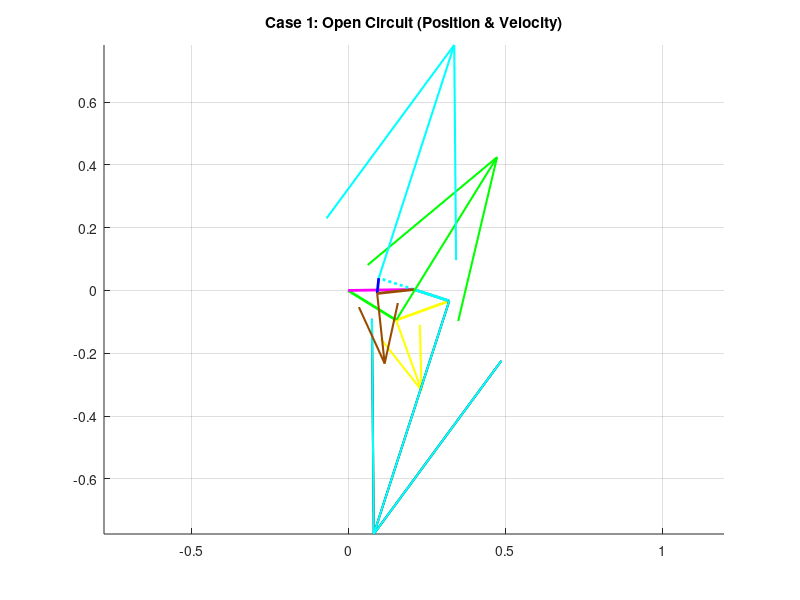
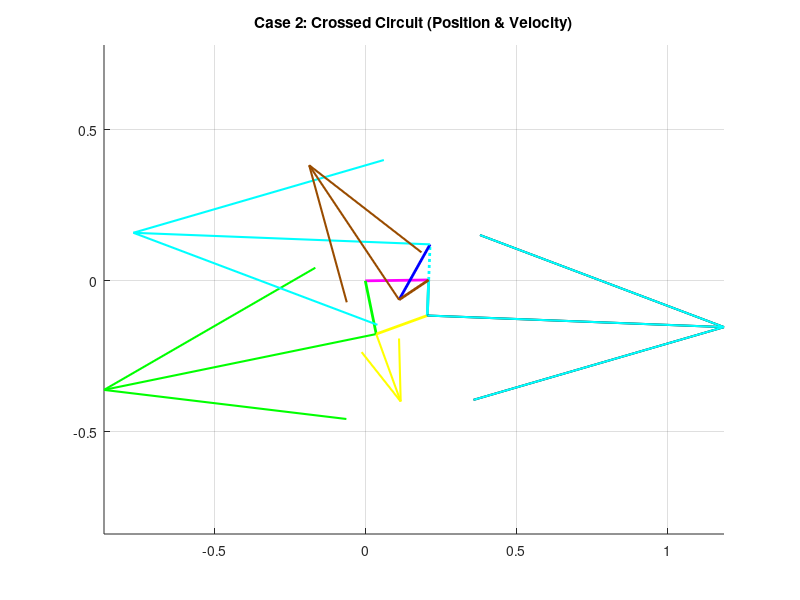

Here is the MATLAB script that generated these plots, in order:
clear all
close all
clc

% ==========================================
% SECTION 1: PARAMETERS & INPUT
% ==========================================
L1 = 0.210; % Ground (Pink)
L2_Loop1 = 0.180; % Green
L3_Loop1 = 0.180; % Yellow
L4_Shared = 0.118; % Grey

L2_Loop2 = 0.118; % Cyan
L3_Loop2 = 0.210; % Red

L2_Loop3 = 0.118; % Cyan (Extended)
L3_Loop3 = 0.210; % Blue
L4_Loop3 = 0.118; % Brown

d = L1;
offset_deg = 0.81;
offset = deg2rad(offset_deg);

q3d_global = 19.94; 
q3 = deg2rad(q3d_global) - offset;

w_Yellow = -2.2; % Input Angular Velocity

% ==========================================
% SECTION 2: POSITION ANALYSIS (CALCULATE ANGLES)
% ==========================================

% --- LOOP 1: Green-Yellow-Grey ---
a = L2_Loop1; b = L3_Loop1; c = L4_Shared;
K1=d/b; K2=d/c; K3=(b^2-a^2+c^2+d^2)/(2*b*c); K4=d/a; K5=(c^2-d^2-b^2-a^2)/(2*b*a);
A=cos(q3)-K1-K2*cos(q3)+K3; B=-2*sin(q3); C=K1-(K2+1)*cos(q3)+K3;
D=cos(q3)-K1+K4*cos(q3)+K5; E=-2*sin(q3); F=K1+(K4-1)*cos(q3)+K5;

q4_L1_open = 2*atan((-B - sqrt(B^2 - 4*A*C))/(2*A));
q2_L1_open = 2*atan((-E - sqrt(E^2 - 4*D*F))/(2*D));
q4_L1_cross = 2*atan((-B + sqrt(B^2 - 4*A*C))/(2*A));
q2_L1_cross = 2*atan((-E + sqrt(E^2 - 4*D*F))/(2*D));

% --- LOOP 2: Cyan-Red-Grey ---
a = L2_Loop2; b = L3_Loop2; c = L4_Shared;
K1_L2=d/c; K2_L2=d/a; K3_L2=(c^2-b^2+a^2+d^2)/(2*c*a); K4_L2=d/b; K5_L2=(a^2-d^2-c^2-b^2)/(2*c*b);

% Case 1 (Open Input)
q_in_1 = q4_L1_open;
A2_1=cos(q_in_1)-K1_L2-K2_L2*cos(q_in_1)+K3_L2; B2_1=-2*sin(q_in_1); C2_1=K1_L2-(K2_L2+1)*cos(q_in_1)+K3_L2;
D2_1=cos(q_in_1)-K1_L2+K4_L2*cos(q_in_1)+K5_L2; E2_1=-2*sin(q_in_1); F2_1=K1_L2+(K4_L2-1)*cos(q_in_1)+K5_L2;
q2_Cyan_1 = 2*atan((-B2_1 + sqrt(B2_1^2 - 4*A2_1*C2_1))/(2*A2_1)); 
q3_Red_1 = 2*atan((-E2_1 + sqrt(E2_1^2 - 4*D2_1*F2_1))/(2*D2_1));

% Case 2 (Crossed Input)
q_in_2 = q4_L1_cross;
A2_2=cos(q_in_2)-K1_L2-K2_L2*cos(q_in_2)+K3_L2; B2_2=-2*sin(q_in_2); C2_2=K1_L2-(K2_L2+1)*cos(q_in_2)+K3_L2;
D2_2=cos(q_in_2)-K1_L2+K4_L2*cos(q_in_2)+K5_L2; E2_2=-2*sin(q_in_2); F2_2=K1_L2+(K4_L2-1)*cos(q_in_2)+K5_L2;
q2_Cyan_2 = 2*atan((-B2_2 + sqrt(B2_2^2 - 4*A2_2*C2_2))/(2*A2_2)); 
q3_Red_2 = 2*atan((-E2_2 + sqrt(E2_2^2 - 4*D2_2*F2_2))/(2*D2_2));

% --- LOOP 3: Cyan-Blue-Brown ---
a = L2_Loop3; b = L3_Loop3; c = L4_Loop3;
K1_L3=d/a; K2_L3=d/c; K3_L3=(a^2-b^2+c^2+d^2)/(2*a*c); K4_L3=d/b; K5_L3=(c^2-d^2-a^2-b^2)/(2*a*b);

% Case 1 (Open Input)
q_in_3_1 = q2_Cyan_1 + pi;
A3_1=cos(q_in_3_1)-K1_L3-K2_L3*cos(q_in_3_1)+K3_L3; B3_1=-2*sin(q_in_3_1); C3_1=K1_L3-(K2_L3+1)*cos(q_in_3_1)+K3_L3;
D3_1=cos(q_in_3_1)-K1_L3+K4_L3*cos(q_in_3_1)+K5_L3; E3_1=-2*sin(q_in_3_1); F3_1=K1_L3+(K4_L3-1)*cos(q_in_3_1)+K5_L3;
q4_Brown_1 = 2*atan((-B3_1 + sqrt(B3_1^2 - 4*A3_1*C3_1))/(2*A3_1));
q3_Blue_1 = 2*atan((-E3_1 + sqrt(E3_1^2 - 4*D3_1*F3_1))/(2*D3_1));

% Case 2 (Crossed Input)
q_in_3_2 = q2_Cyan_2 + pi;
A3_2=cos(q_in_3_2)-K1_L3-K2_L3*cos(q_in_3_2)+K3_L3; B3_2=-2*sin(q_in_3_2); C3_2=K1_L3-(K2_L3+1)*cos(q_in_3_2)+K3_L3;
D3_2=cos(q_in_3_2)-K1_L3+K4_L3*cos(q_in_3_2)+K5_L3; E3_2=-2*sin(q_in_3_2); F3_2=K1_L3+(K4_L3-1)*cos(q_in_3_2)+K5_L3;
q4_Brown_2 = 2*atan((-B3_2 + sqrt(B3_2^2 - 4*A3_2*C3_2))/(2*A3_2));
q3_Blue_2 = 2*atan((-E3_2 + sqrt(E3_2^2 - 4*D3_2*F3_2))/(2*D3_2));

% --- DISPLAY POSITION RESULTS ---
disp('=== POSITION RESULTS (Degrees) ===');
disp('CASE 1 (OPEN):');
disp(['  Green:  ', num2str(rad2deg(q2_L1_open)+offset_deg)]);
disp(['  Yellow: ', num2str(q3d_global)]);
disp(['  Grey:   ', num2str(rad2deg(q4_L1_open)+offset_deg)]);
disp(['  Cyan:   ', num2str(rad2deg(q2_Cyan_1)+offset_deg)]);
disp(['  Red:    ', num2str(rad2deg(q3_Red_1)+offset_deg)]);
disp(['  Blue:   ', num2str(rad2deg(q3_Blue_1)+offset_deg)]);
disp(['  Brown:  ', num2str(rad2deg(q4_Brown_1)+offset_deg)]);
disp(' ');
disp('CASE 2 (CROSSED):');
disp(['  Green:  ', num2str(rad2deg(q2_L1_cross)+offset_deg)]);
disp(['  Yellow: ', num2str(q3d_global)]); % <--- ADDED YELLOW
disp(['  Grey:   ', num2str(rad2deg(q4_L1_cross)+offset_deg)]);
disp(['  Cyan:   ', num2str(rad2deg(q2_Cyan_2)+offset_deg)]);
disp(['  Red:    ', num2str(rad2deg(q3_Red_2)+offset_deg)]);
disp(['  Blue:   ', num2str(rad2deg(q3_Blue_2)+offset_deg)]);
disp(['  Brown:  ', num2str(rad2deg(q4_Brown_2)+offset_deg)]);
disp(' ');

% ==========================================
% SECTION 3: VELOCITY ANALYSIS (CALCULATE OMEGAS)
% ==========================================
% w_Yellow = -2.2

% --- Loop 1 ---
a=L2_Loop1; b=L3_Loop1; c=L4_Shared;
% Case 1
w_Grey_1 = (b * w_Yellow * sin(q3 - q2_L1_open)) / (c * sin(q4_L1_open - q2_L1_open));
w_Green_1 = (b * w_Yellow * sin(q4_L1_open - q3)) / (a * sin(q4_L1_open - q2_L1_open));
% Case 2
w_Grey_2 = (b * w_Yellow * sin(q3 - q2_L1_cross)) / (c * sin(q4_L1_cross - q2_L1_cross));
w_Green_2 = (b * w_Yellow * sin(q4_L1_cross - q3)) / (a * sin(q4_L1_cross - q2_L1_cross));

% --- Loop 2 ---
a=L2_Loop2; b=L3_Loop2; c=L4_Shared;
% Case 1
w_Cyan_1 = (c * w_Grey_1 * sin(q4_L1_open - q3_Red_1)) / (a * sin(q2_Cyan_1 - q3_Red_1));
w_Red_1 = (c * w_Grey_1 * sin(q4_L1_open - q2_Cyan_1)) / (b * sin(q3_Red_1 - q2_Cyan_1));
% Case 2
w_Cyan_2 = (c * w_Grey_2 * sin(q4_L1_cross - q3_Red_2)) / (a * sin(q2_Cyan_2 - q3_Red_2));
w_Red_2 = (c * w_Grey_2 * sin(q4_L1_cross - q2_Cyan_2)) / (b * sin(q3_Red_2 - q2_Cyan_2));

% --- Loop 3 ---
a=L2_Loop3; b=L3_Loop3; c=L4_Loop3;
% Case 1
w_Brown_1 = (a * w_Cyan_1 * sin(q_in_3_1 - q3_Blue_1)) / (c * sin(q4_Brown_1 - q3_Blue_1));
w_Blue_1 = (a * w_Cyan_1 * sin(q4_Brown_1 - q_in_3_1)) / (b * sin(q4_Brown_1 - q3_Blue_1));
% Case 2
w_Brown_2 = (a * w_Cyan_2 * sin(q_in_3_2 - q3_Blue_2)) / (c * sin(q4_Brown_2 - q3_Blue_2));
w_Blue_2 = (a * w_Cyan_2 * sin(q4_Brown_2 - q_in_3_2)) / (b * sin(q4_Brown_2 - q3_Blue_2));

% --- DISPLAY VELOCITIES ---
disp('=== VELOCITY RESULTS (rad/s) ===');
disp('CASE 1 (OPEN):');
disp(['  w_Green: ', num2str(w_Green_1)]);
disp(['  w_Yellow (Input): ', num2str(w_Yellow)]);
disp(['  w_Grey:  ', num2str(w_Grey_1)]);
disp(['  w_Cyan:  ', num2str(w_Cyan_1)]);
disp(['  w_Red:   ', num2str(w_Red_1)]);
disp(['  w_Blue:  ', num2str(w_Blue_1)]);
disp(['  w_Brown: ', num2str(w_Brown_1)]);
disp(' ');
disp('CASE 2 (CROSSED):');
disp(['  w_Green: ', num2str(w_Green_2)]);
disp(['  w_Yellow (Input): ', num2str(w_Yellow)]); % <--- ADDED YELLOW
disp(['  w_Grey:  ', num2str(w_Grey_2)]);
disp(['  w_Cyan:  ', num2str(w_Cyan_2)]);
disp(['  w_Red:   ', num2str(w_Red_2)]);
disp(['  w_Blue:  ', num2str(w_Blue_2)]);
disp(['  w_Brown: ', num2str(w_Brown_2)]);

% ==========================================
% SECTION 4: VECTORS & PLOTTING
% ==========================================
Scale = 0.6;
RO4O2 = L1*exp(1i*offset);
RO4O2x = real(RO4O2); RO4O2y = imag(RO4O2);

% --- CASE 1 (OPEN) ---
figure(1)
hold on; title('Case 1: Open Circuit (Position & Velocity)');

% 1. Create Vectors
R_Green = L2_Loop1*exp(1i*(q2_L1_open+offset));
R_Yellow = L3_Loop1*exp(1i*(q3+offset));
R_Grey = L4_Shared*exp(1i*(q4_L1_open+offset));
R_Cyan = L2_Loop2*exp(1i*(q2_Cyan_1+offset));
R_Red = L3_Loop2*exp(1i*(q3_Red_1+offset));
R_Cyan_Up = L2_Loop3*exp(1i*(q_in_3_1+offset));
R_Blue = L3_Loop3*exp(1i*(q3_Blue_1+offset));
R_Brown = L4_Loop3*exp(1i*(q4_Brown_1+offset));

% 2. Plot Position
plot([0 real(R_Green)], [0 imag(R_Green)], 'g-', 'LineWidth', 2);
plot([real(R_Green) real(R_Grey)+RO4O2x], [imag(R_Green) imag(R_Grey)+RO4O2y], 'y-', 'LineWidth', 2);
plot([RO4O2x real(R_Grey)+RO4O2x], [RO4O2y imag(R_Grey)+RO4O2y], 'Color', [0.5 0.5 0.5], 'LineWidth', 2);
plot([0 RO4O2x], [0 RO4O2y], 'm-', 'LineWidth', 2);
plot([RO4O2x real(R_Cyan)+RO4O2x], [RO4O2y imag(R_Cyan)+RO4O2y], 'c-', 'LineWidth', 2);
plot([real(R_Cyan)+RO4O2x real(R_Grey)+RO4O2x], [imag(R_Cyan)+RO4O2y imag(R_Grey)+RO4O2y], 'r-', 'LineWidth', 2);
plot([RO4O2x real(R_Cyan_Up)+RO4O2x], [RO4O2y imag(R_Cyan_Up)+RO4O2y], 'c:', 'LineWidth', 2);
plot([real(R_Cyan_Up)+RO4O2x real(R_Brown)+RO4O2x], [imag(R_Cyan_Up)+RO4O2y imag(R_Brown)+RO4O2y], 'b-', 'LineWidth', 2);
plot([RO4O2x real(R_Brown)+RO4O2x], [RO4O2y imag(R_Brown)+RO4O2y], 'Color', [0.6 0.3 0], 'LineWidth', 2);

% 3. Calculate Velocities
V_Green = 1i * R_Green * w_Green_1;
V_Yellow_Rel = 1i * R_Yellow * w_Yellow;
V_Grey = 1i * R_Grey * w_Grey_1;
V_Cyan = 1i * R_Cyan * w_Cyan_1;
V_Cyan_Up = 1i * R_Cyan_Up * w_Cyan_1;
V_Brown = 1i * R_Brown * w_Brown_1;

% 4. Plot Velocities
quiver(real(R_Green), imag(R_Green), real(V_Green)*Scale, imag(V_Green)*Scale, 0, 'Color', 'g', 'LineWidth', 1.5, 'MaxHeadSize', 0.5);
quiver(real(R_Green), imag(R_Green), real(V_Yellow_Rel)*Scale, imag(V_Yellow_Rel)*Scale, 0, 'Color', 'y', 'LineWidth', 1.5, 'MaxHeadSize', 0.5);
quiver(real(R_Grey)+RO4O2x, imag(R_Grey)+RO4O2y, real(V_Grey)*Scale, imag(V_Grey)*Scale, 0, 'k', 'LineWidth', 1.5, 'MaxHeadSize', 0.5);
quiver(real(R_Cyan)+RO4O2x, imag(R_Cyan)+RO4O2y, real(V_Cyan)*Scale, imag(V_Cyan)*Scale, 0, 'c', 'LineWidth', 1.5, 'MaxHeadSize', 0.5);
quiver(real(R_Cyan_Up)+RO4O2x, imag(R_Cyan_Up)+RO4O2y, real(V_Cyan_Up)*Scale, imag(V_Cyan_Up)*Scale, 0, 'c', 'LineWidth', 1.5, 'MaxHeadSize', 0.5);
quiver(real(R_Brown)+RO4O2x, imag(R_Brown)+RO4O2y, real(V_Brown)*Scale, imag(V_Brown)*Scale, 0, 'Color', [0.6 0.3 0], 'LineWidth', 1.5, 'MaxHeadSize', 0.5);

axis equal; grid on;

% --- CASE 2 (CROSSED) ---
figure(2)
hold on; title('Case 2: Crossed Circuit (Position & Velocity)');

% 1. Create Vectors
R_Green_2 = L2_Loop1*exp(1i*(q2_L1_cross+offset));
R_Yellow_2 = L3_Loop1*exp(1i*(q3+offset));
R_Grey_2 = L4_Shared*exp(1i*(q4_L1_cross+offset));
R_Cyan_2 = L2_Loop2*exp(1i*(q2_Cyan_2+offset));
R_Red_2 = L3_Loop2*exp(1i*(q3_Red_2+offset));
R_Cyan_Up_2 = L2_Loop3*exp(1i*(q_in_3_2+offset));
R_Blue_2 = L3_Loop3*exp(1i*(q3_Blue_2+offset));
R_Brown_2 = L4_Loop3*exp(1i*(q4_Brown_2+offset));

% 2. Plot Position
plot([0 RO4O2x], [0 RO4O2y], 'm-', 'LineWidth', 2);
plot([0 real(R_Green_2)], [0 imag(R_Green_2)], 'g-', 'LineWidth', 2);
plot([real(R_Green_2) real(R_Grey_2)+RO4O2x], [imag(R_Green_2) imag(R_Grey_2)+RO4O2y], 'y-', 'LineWidth', 2);
plot([RO4O2x real(R_Grey_2)+RO4O2x], [RO4O2y imag(R_Grey_2)+RO4O2y], 'Color', [0.5 0.5 0.5], 'LineWidth', 2);
plot([RO4O2x real(R_Cyan_2)+RO4O2x], [RO4O2y imag(R_Cyan_2)+RO4O2y], 'c-', 'LineWidth', 2);
plot([real(R_Cyan_2)+RO4O2x real(R_Grey_2)+RO4O2x], [imag(R_Cyan_2)+RO4O2y imag(R_Grey_2)+RO4O2y], 'r-', 'LineWidth', 2);
plot([RO4O2x real(R_Cyan_Up_2)+RO4O2x], [RO4O2y imag(R_Cyan_Up_2)+RO4O2y], 'c:', 'LineWidth', 2);
plot([real(R_Cyan_Up_2)+RO4O2x real(R_Brown_2)+RO4O2x], [imag(R_Cyan_Up_2)+RO4O2y imag(R_Brown_2)+RO4O2y], 'b-', 'LineWidth', 2);
plot([RO4O2x real(R_Brown_2)+RO4O2x], [RO4O2y imag(R_Brown_2)+RO4O2y], 'Color', [0.6 0.3 0], 'LineWidth', 2);

% 3. Calculate Velocities
V_Green_2 = 1i * R_Green_2 * w_Green_2;
V_Yellow_Rel_2 = 1i * R_Yellow_2 * w_Yellow;
V_Grey_2 = 1i * R_Grey_2 * w_Grey_2;
V_Cyan_2 = 1i * R_Cyan_2 * w_Cyan_2;
V_Cyan_Up_2 = 1i * R_Cyan_Up_2 * w_Cyan_2;
V_Brown_2 = 1i * R_Brown_2 * w_Brown_2;

% 4. Plot Velocities
quiver(real(R_Green_2), imag(R_Green_2), real(V_Green_2)*Scale, imag(V_Green_2)*Scale, 0, 'g', 'LineWidth', 1.5, 'MaxHeadSize', 0.5);
quiver(real(R_Green_2), imag(R_Green_2), real(V_Yellow_Rel_2)*Scale, imag(V_Yellow_Rel_2)*Scale, 0, 'y', 'LineWidth', 1.5, 'MaxHeadSize', 0.5);
quiver(real(R_Grey_2)+RO4O2x, imag(R_Grey_2)+RO4O2y, real(V_Grey_2)*Scale, imag(V_Grey_2)*Scale, 0, 'k', 'LineWidth', 1.5, 'MaxHeadSize', 0.5);
quiver(real(R_Cyan_2)+RO4O2x, imag(R_Cyan_2)+RO4O2y, real(V_Cyan_2)*Scale, imag(V_Cyan_2)*Scale, 0, 'c', 'LineWidth', 1.5, 'MaxHeadSize', 0.5);
quiver(real(R_Cyan_Up_2)+RO4O2x, imag(R_Cyan_Up_2)+RO4O2y, real(V_Cyan_Up_2)*Scale, imag(V_Cyan_Up_2)*Scale, 0, 'c', 'LineWidth', 1.5, 'MaxHeadSize', 0.5);
quiver(real(R_Brown_2)+RO4O2x, imag(R_Brown_2)+RO4O2y, real(V_Brown_2)*Scale, imag(V_Brown_2)*Scale, 0, 'Color', [0.6 0.3 0], 'LineWidth', 1.5, 'MaxHeadSize', 0.5);

axis equal; grid on;
